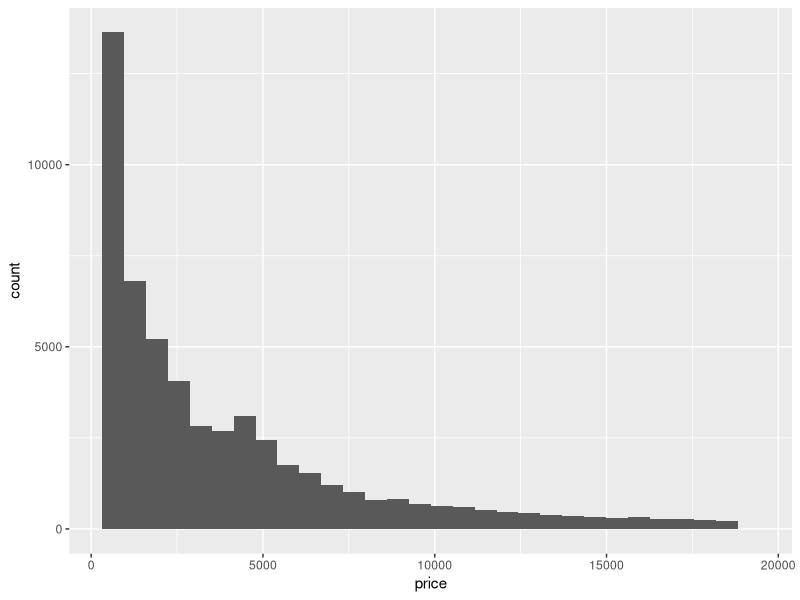
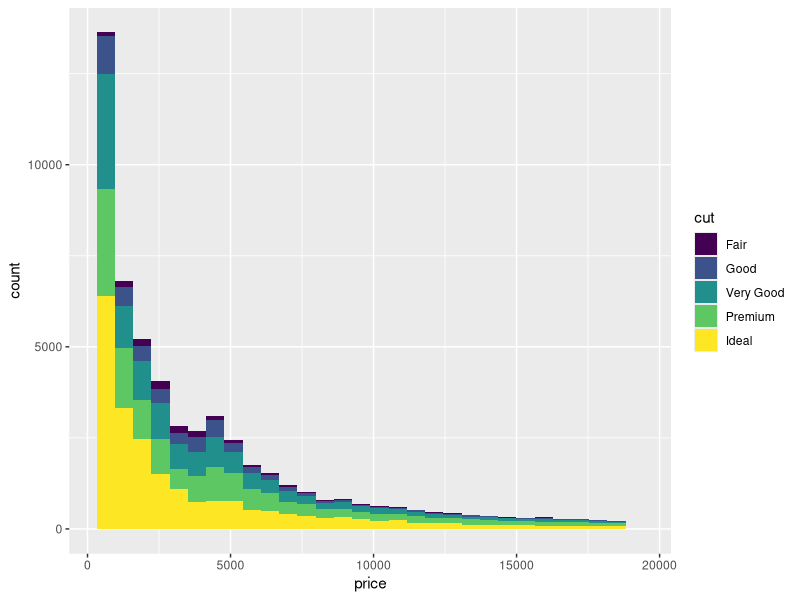
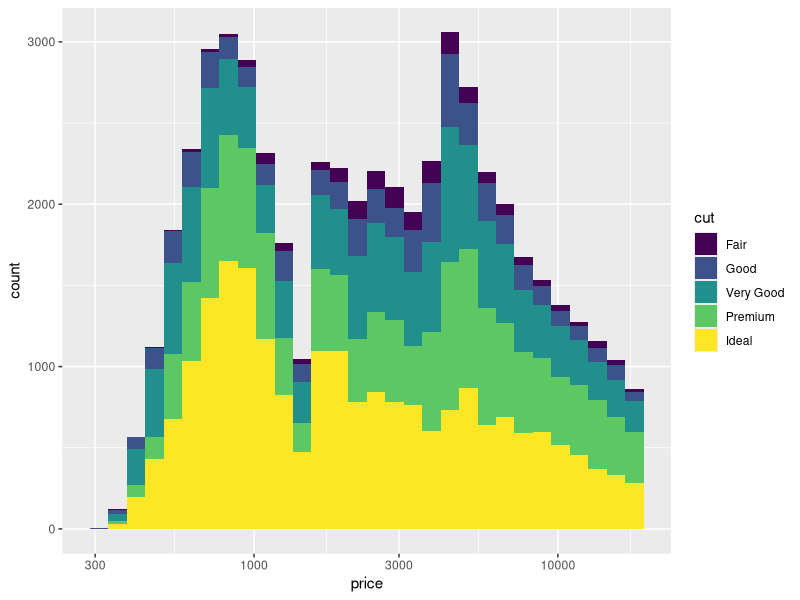
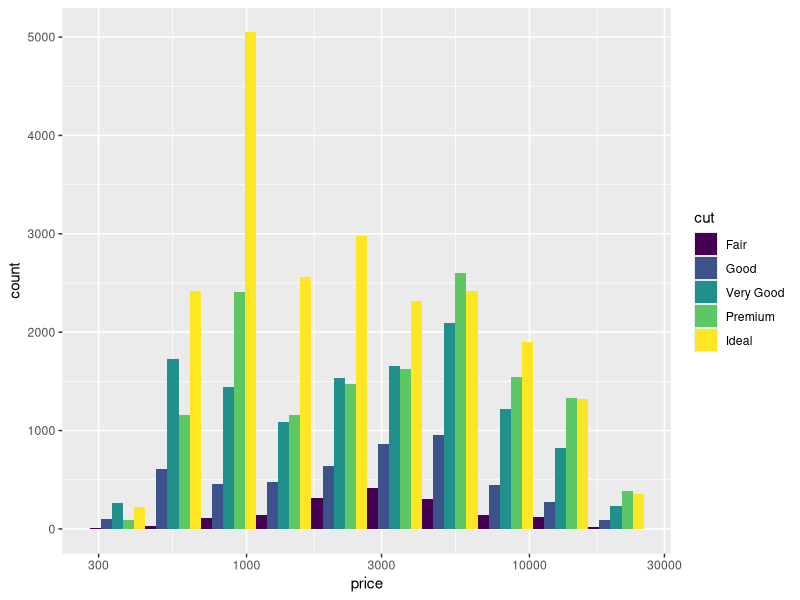
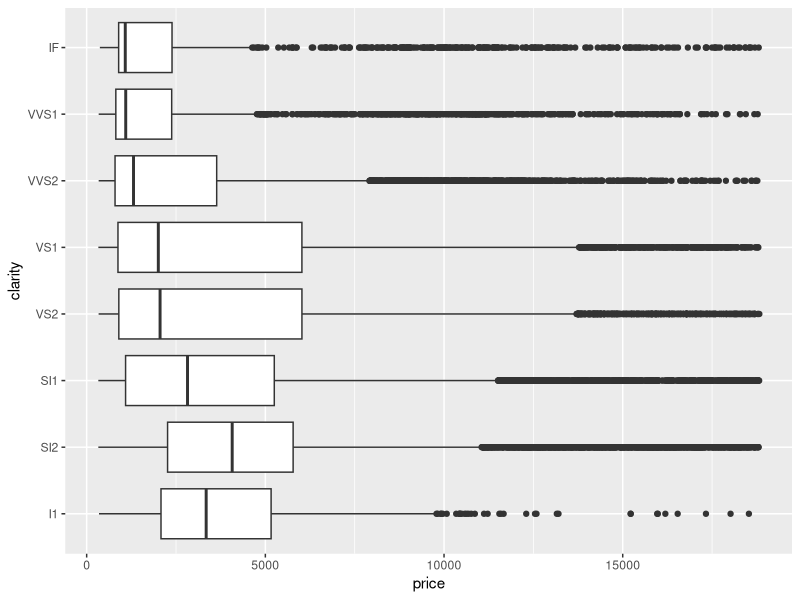
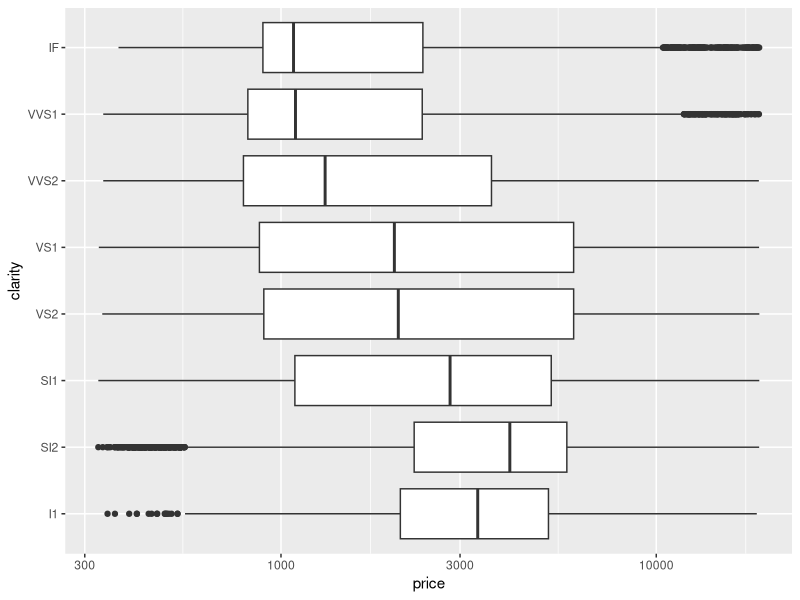
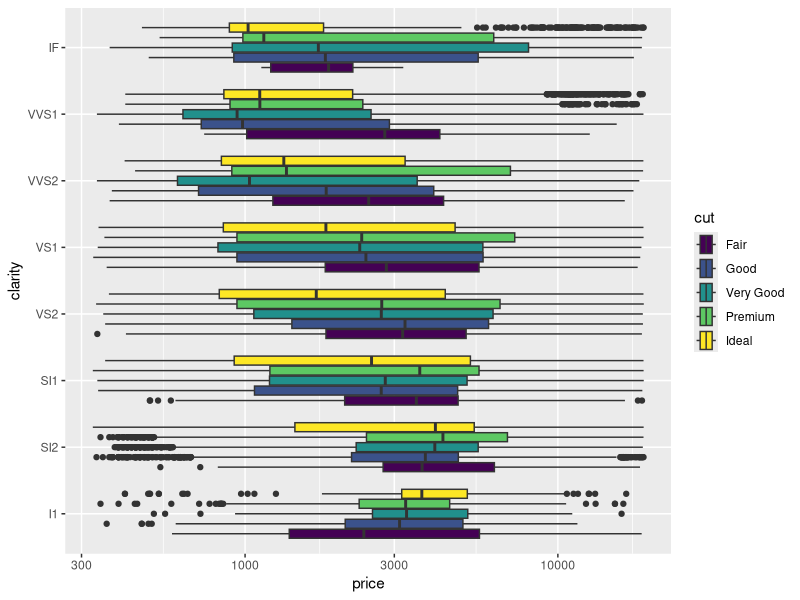
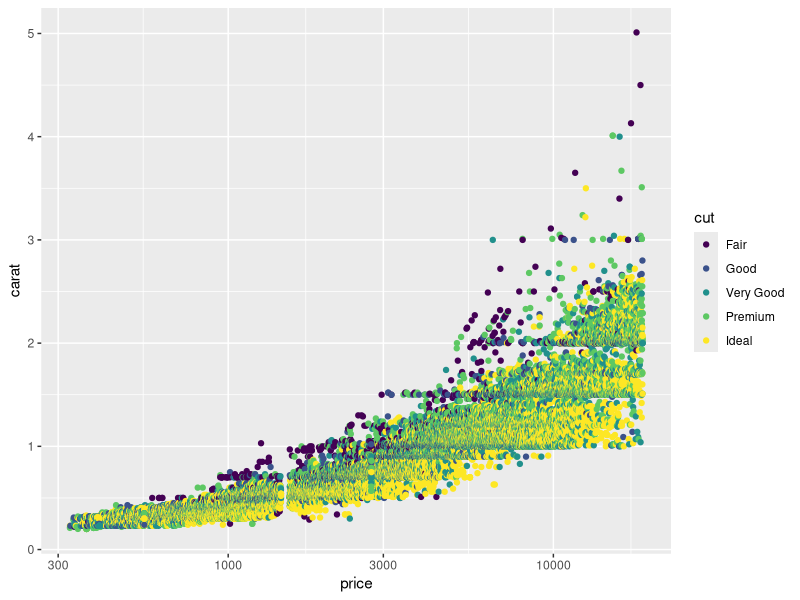

The R script that drew these images, in order:
## ---- chunk 1
library(tidyverse)
## ---- chunk 2
str(diamonds)
## ---- chunk 3
diamonds %>% ggplot(aes(x=price)) + geom_histogram()
## ---- chunk 4
diamonds %>% ggplot(aes(x=price, fill=cut)) + geom_histogram()
## ---- chunk 5
diamonds %>% ggplot(aes(x=price, fill=cut)) + geom_histogram() +
  scale_x_log10()
## ---- chunk 6
diamonds %>% ggplot(aes(x=price, fill=cut)) + scale_x_log10() + geom_histogram(bins = 10, position="dodge")
## ---- chunk 7
diamonds %>% ggplot(aes(x = price, y = clarity)) + geom_boxplot()
## ---- chunk 8
diamonds %>% ggplot(aes(x = price, y = clarity)) + geom_boxplot() + scale_x_log10()
## ---- chunk 9
diamonds %>% ggplot(aes(x = price, y = clarity, fill= cut)) + geom_boxplot() + scale_x_log10()
## ---- chunk 10
diamonds %>% ggplot(aes(x = price, y = carat, color= cut)) + geom_point() + scale_x_log10()
## ---- chunk 11
diamonds %>% ggplot(aes(x = price, y = carat, color= cut)) +
  geom_point(alpha = 0.5, size = 0.2) + 
  scale_x_log10() 
## ---- chunk 12
diamonds %>% ggplot(aes(x = price, y = carat)) + geom_bin2d() + scale_x_log10()
## ---- chunk 13
diamonds %>% ggplot(aes(x = price, y = carat)) + geom_density_2d() + scale_x_log10()
## ---- chunk 14
diamonds %>% ggplot(aes(x = price, y = clarity)) +  stat_summary(fun.data = "mean_se") + scale_x_log10()
## ---- chunk 15
diamonds %>% ggplot(aes(x = price, y = clarity, color=cut)) +  stat_summary(fun.data = "mean_se") + scale_x_log10()
## ---- chunk 16
diamonds %>% ggplot(aes(x = price, y = clarity, color=cut)) +  stat_summary(fun.data = "mean_se") + scale_x_log10() +
  xlim(2000,4000)
## ---- chunk 17
diamonds %>% ggplot(aes(x = price, y = carat, color=cut)) +  geom_point(size=0.1) + scale_x_log10() +
  xlim(2000,4000) + ylim(0,1.7)
## ---- chunk 18
diamonds %>% ggplot(aes(x=price, fill=cut)) + scale_x_log10() + geom_histogram(bins = 10, position="dodge") +
  scale_fill_viridis_d(begin = 0.0, end = 0.8)
## ---- chunk 19
diamonds %>% ggplot(aes(x=price, fill=cut)) + scale_x_log10() + geom_histogram(bins = 10, position="dodge") +
  scale_fill_viridis_d(begin = 0.0, end = 0.8) +
  labs(x = "Price ($, log scale)",
       y = "Number of diamonds",
       fill = "Cut",
       title = "Diamond price varies with cut quality",
       subtitle = "I don't often use subtitles, but you can",
       caption = "For the source of the data or other note")
## ---- chunk 20
diamonds %>% ggplot(aes(x=price, fill=cut)) + scale_x_log10() + geom_histogram(bins = 10, position="dodge") +
  annotate(geom="text", x = 1300, y = 4500, label = "Compare the peaks for\nIdeal and Good.",
           hjust = 0, vjust = 0.5, size = 5)
## ---- chunk 21
s <- diamonds %>% group_by(cut, clarity) %>%
  summarize(price = mean(price), carat = mean(carat))
s %>% ggplot(aes(x= price, y = carat, color = cut)) + scale_x_log10() +
  geom_point() +
  geom_text(aes(label = clarity ))
## ---- chunk 22
s %>% ggplot(aes(x= price, y = carat)) + scale_x_log10() +
  geom_point(aes(color=cut)) +
  geom_text(aes(label = clarity ))
## ---- chunk 23
library(ggrepel)
s %>% ggplot(aes(x= price, y = carat)) + scale_x_log10() +
  geom_point(aes(color=cut)) +
  geom_text_repel(aes(label = clarity ), size = 3)
## ---- chunk 24
s %>% ggplot(aes(x= price, y = carat, color = cut)) + scale_x_log10() +
  geom_point() +
  theme_bw()
## ---- chunk 25
s %>% ggplot(aes(x= price, y = carat, color = cut)) + scale_x_log10() +
  geom_point() + theme_bw() +
  theme(text = element_text(size=20))
## ---- chunk 26
s %>% ggplot(aes(x= price, y = carat, color = cut)) + scale_x_log10() +
  geom_point() + theme_bw() +
  theme(text = element_text(size=20),
        legend.position = c(0.15,0.75))
